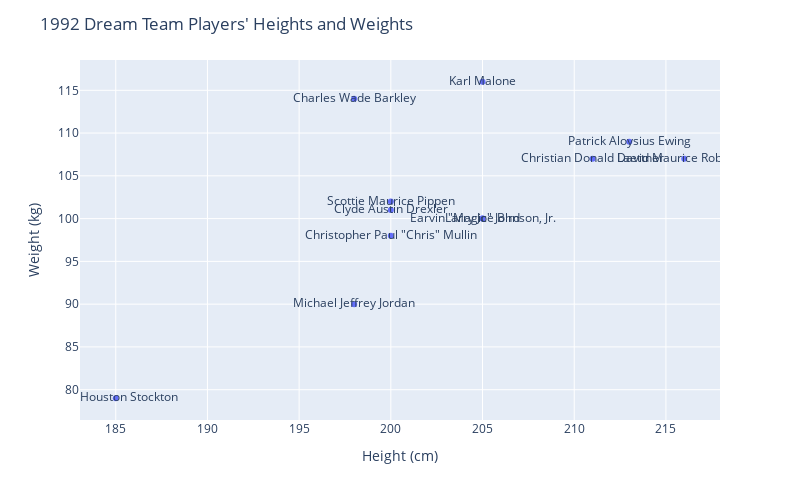

The notebook cell saved with this chart:
### Markdown cell above
Now, I'll make the plotly plot. Most of the stuff is self-explanatory, but the syntax is all new compared to Seaborn and matplotlib. Honestly, this isn't the best plot you can get out of plotly, but it serves its purpose in showing *something* that you can make with the Python package. Try hovering over certain names to see the interactive elements of the plot. You can also use the tool bar at the top right to interact with the plot in other ways.

Obviously, this plot could look a lot better, and there could be more interaction, but for now, this is a solid starting point to showcase the benefits of using plotly.

### Code cell
fig = px.scatter(dream_team,x='Height',y='Weight',text='Name', width=800, height=500)
fig.update_layout(title='1992 Dream Team Players\' Heights and Weights',
                  xaxis_title='Height (cm)',
                  yaxis_title='Weight (kg)')
fig.show()

### Figure 1 — Plotly figure (JSON) as saved in the notebook; plotly's stock layout.template omitted (floating-point values rounded to 4 significant figures)
{"data": [{"hovertemplate": "Height=%{x}<br>Weight=%{y}<br>Name=%{text}<extra></extra>", "legendgroup": "", "marker": {"color": "#636efa", "symbol": "circle"}, "mode": "markers+text", "name": "", "orientation": "v", "showlegend": false, "text": ["Charles Wade Barkley", "Larry Joe Bird", "Clyde Austin Drexler", "Patrick Aloysius Ewing", "Earvin \"Magic\" Johnson, Jr.", "Michael Jeffrey Jordan", "Christian Donald Laettner", "Karl Malone", "Christopher Paul \"Chris\" Mullin", "Scottie Maurice Pippen", "David Maurice Robinson", "John Houston Stockton"], "type": "scatter", "x": [198, 205, 200, 213, 205, 198, 211, 205, 200, 200, 216, 185], "xaxis": "x", "y": [114, 100, 101, 109, 100, 90, 107, 116, 98, 102, 107, 79], "yaxis": "y"}], "layout": {"height": 500, "legend": {"tracegroupgap": 0}, "margin": {"t": 60}, "title": {"text": "1992 Dream Team Players' Heights and Weights"}, "width": 800, "xaxis": {"anchor": "y", "domain": [0, 1], "title": {"text": "Height (cm)"}}, "yaxis": {"anchor": "x", "domain": [0, 1], "title": {"text": "Weight (kg)"}}}}
